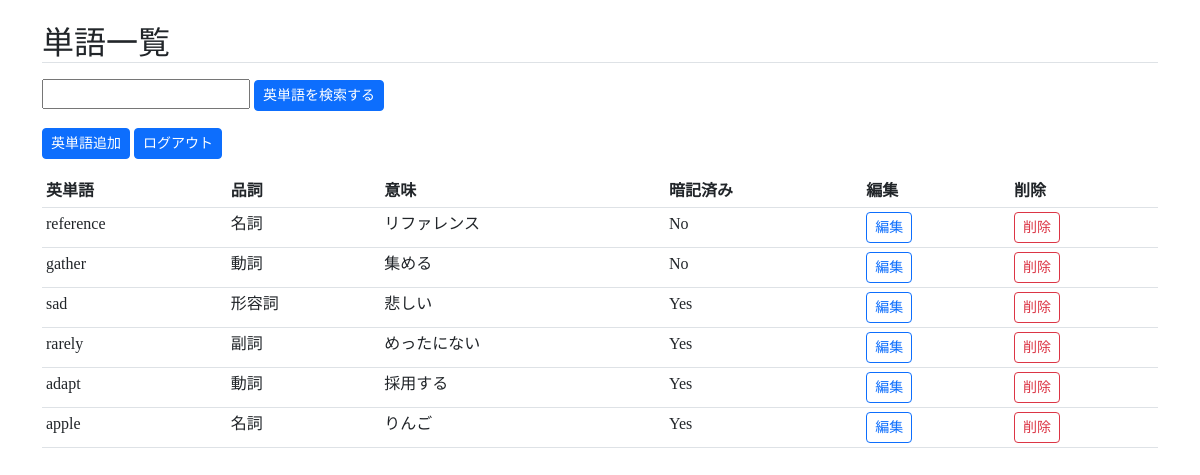
/top/ (signed in), run on an earlier commit of the app's database.
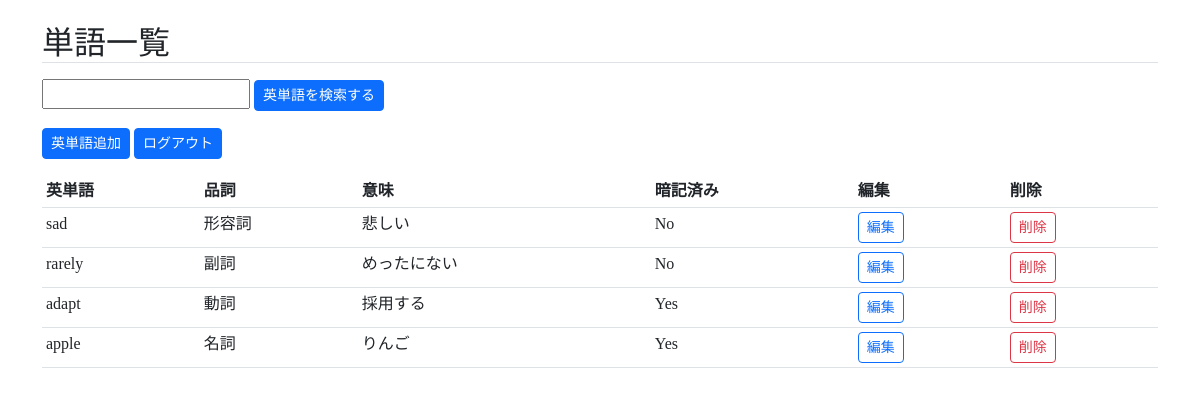
And on a later commit of the database.
### wordsapp/models.py (models this page shows, shortened)
class Post(models.Model):
    user = models.ForeignKey(
        CustomUser,
        verbose_name= 'ユーザー',
        on_delete=models.CASCADE
    )
    category = models.ForeignKey(
        Category,
        verbose_name= 'カテゴリ',
        on_delete= models.PROTECT
    )
    question = models.CharField(
        verbose_name= '英単語',
        max_length= 20
    )
    answer = models.CharField(
        verbose_name= '意味',
        max_length= 40
    )
    posted_at = models.DateTimeField(
        verbose_name= '登録日時',
        auto_now_add=True
    )
    memory = models.BooleanField(
        verbose_name= '暗記済み',
        default= False
    )

class Category(models.Model):
    title = models.CharField(
        verbose_name='品詞',
        max_length=20)
    def __str__(self):
        return self.title

### wordsapp/views.py (the view)
# urls.py: path('top/',views.TopView.as_view(), name = 'top'),
@method_decorator(login_required, name='dispatch')
class TopView(ListView):
    template_name = 'top.html'
    model = Post
    def get_queryset(self):
        q_word = self.request.GET.get('query')
        if q_word:
            object_list = Post.objects.filter(Q(user = self.request.user) , Q(question__icontains=q_word))
        else:
            object_list = Post.objects.filter(user = self.request.user).order_by('memory','-posted_at')
        return object_list

### wordsapp/templates/top.html
{% extends 'base.html' %}
{% block content %}
<h2 class="mt-4 border-bottom">単語一覧</h2>
<p>
<form action="" method="get">
    <input name="query" value="{{ request.GET.query }}" type="text">
    <button type="submit" class="btn btn-primary btn-sm">英単語を検索する</button>
</form>
</p>
<p>
<button type="button" class="btn btn-primary btn-sm" onclick="location.href='{%url 'wordsapp:post'%}'">英単語追加</button>
<button type="button" class="btn btn-primary btn-sm" onclick="location.href='{%url 'accounts:logout'%}'">ログアウト</button>
</p>
  <table class="table table-sm">
    <thead>
    <tr>
        <th scope="col">英単語</th>
        <th scope="col">品詞</th>
        <th scope="col">意味</th>
        <th scope="col">暗記済み</th>
        <th scope="col">編集</th>
        <th scope="col">削除</th>
    </tr>
    </thead>
    {% for data in object_list %}
        <tr>
            <td>{{ data.question }}</td>
            <td>{{ data.category }}</td>
            <td>{{ data.answer }}</td>
            {% if data.memory %}
            <td>{{ 'Yes' }}</td>
            {% elif data.memory == False %}
            <td>{{ 'No' }}</td>
            {% endif %}
            <td><a href="{% url 'wordsapp:update' data.pk %}" class="btn btn-outline-primary btn-sm">編集</a></td>
            <td><a href="{% url 'wordsapp:delete' data.pk %}" class="btn btn-outline-danger btn-sm">削除</a></td>
        </tr>
    {% endfor %}
</table>
{% endblock content %}

What changed in the data, as far as the page shows it:
removed Post: question "reference", category "名詞", answer "リファレンス", value "No"
removed Post: question "gather", category "動詞", answer "集める", value "No"
changed Post "sad": memory True → False (drawn); value "Yes" → "No"
changed Post "rarely": memory True → False (drawn); value "Yes" → "No"
